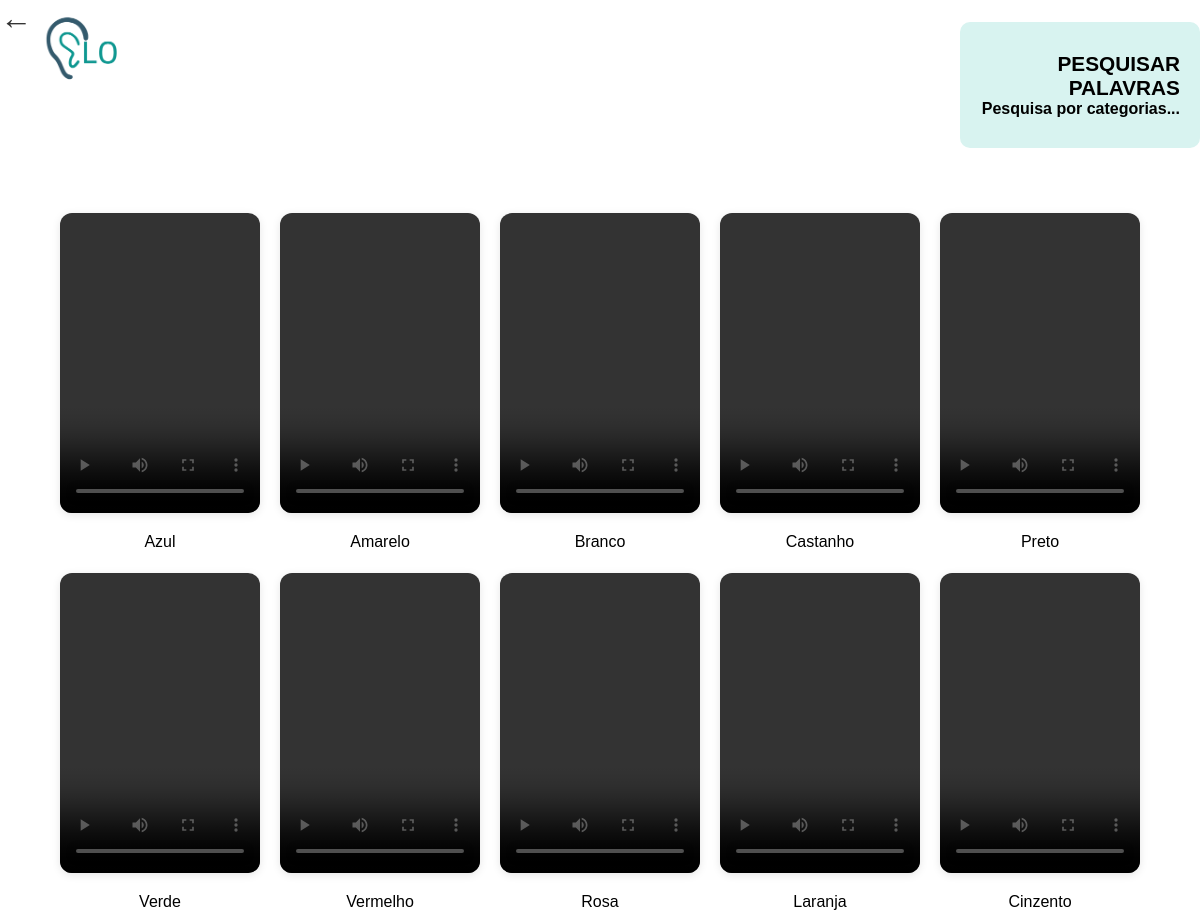
/pesquisa/aula/7/ (signed in), run on an earlier commit of the app's database.
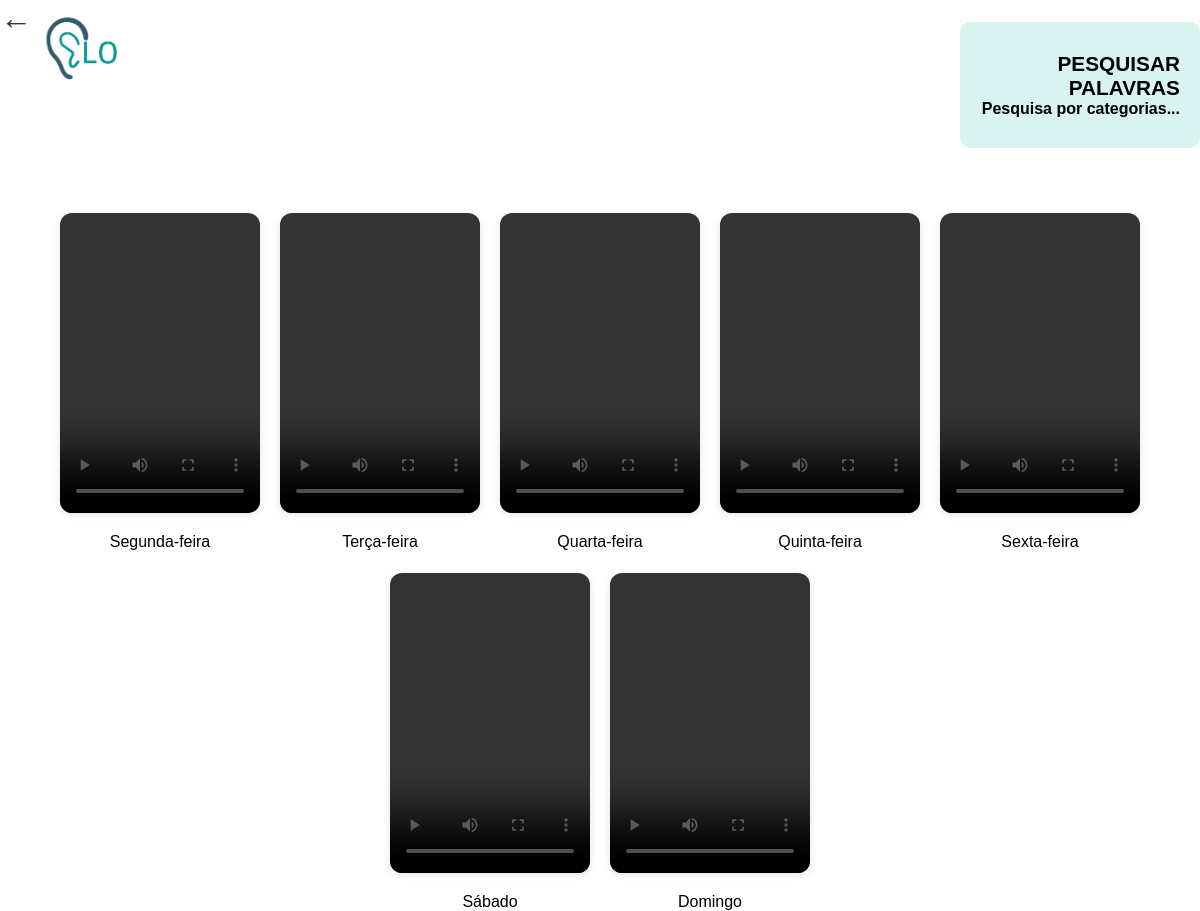
And on a later commit of the database.
### aulas/models.py (models this page shows, shortened)
class Video(models.Model):
    aula = models.ForeignKey(Aula, on_delete=models.CASCADE, related_name='videos')
    video = models.FileField(upload_to='videos/', blank=True, null=True)
    descricao = models.CharField(max_length=255, blank=True)

### pesquisa/views.py (the view)
# urls.py: path('aula/<int:aula_id>/', views.detalhes_aula_view, name='detalhes_aula'),
def detalhes_aula_view(request, aula_id):
    user = request.user
    aula = get_object_or_404(Aula, id=aula_id)
    if not AulaConcluida.objects.filter(user=user, aula=aula).exists():
        return render(request, 'pesquisa/nao_autorizado.html', status=403)
    imagens = aula.imagens.all()
    videos = aula.videos.all()
    return render(request, 'pesquisa/detalhes_aula.html', {
        'aula': aula,
        'imagens': imagens,
        'videos': videos
    })

### pesquisa/templates/pesquisa/detalhes_aula.html (shortened to what this page needs)
{% load static %}
<!DOCTYPE html>
<html lang="pt">
<head>
    <link rel="stylesheet" type="text/css" href="{% static 'pesquisa/detalhes_aula.css' %}">
</head>
<div class="logo-voltar">
  <img src="{% static 'utilizador/images/logo.png' %}" alt="Logotipo" class="logo">
  <a href="{% url 'pesquisa' %}" class="seta-voltar">←</a>
</div>
<div class="cabecalho">
  <h2>PESQUISAR PALAVRAS</h2>
  <p><strong>Pesquisa por categorias...</strong></p>
</div>
<div class="galeria-imagens">
</div>
<div class="galeria-videos">
  {% for video in videos %}
    <div class="video-item">
      <video src="{{ video.video.url }}" controls></video>
      <p>{{ video.descricao }}</p>
    </div>
  {% empty %}
    <p>Sem vídeos nesta aula.</p>
  {% endfor %}
</div>

What changed in the data, as far as the page shows it:
removed Video: descricao "Azul"
removed Video: descricao "Amarelo"
removed Video: descricao "Branco"
removed Video: descricao "Castanho"
removed Video: descricao "Preto"
removed Video: descricao "Verde"
removed Video: descricao "Vermelho"
removed Video: descricao "Rosa"
removed Video: descricao "Laranja"
removed Video: descricao "Cinzento"
added Video: descricao "Segunda-feira"
added Video: descricao "Terça-feira"
added Video: descricao "Quarta-feira"
added Video: descricao "Quinta-feira"
added Video: descricao "Sexta-feira"
added Video: descricao "Sábado"
added Video: descricao "Domingo"
